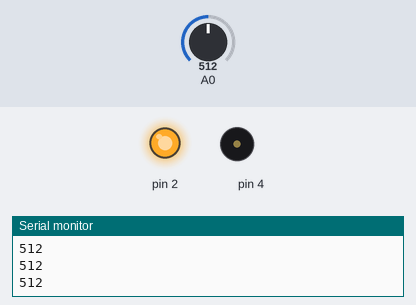
Bench run of a sketch on a simulated Arduino Uno, built with avr-gcc and run on an emulated ATmega328P. On the bench: output pins drawn as LEDs (lit = HIGH), buzzer (waves = sounding), the last lines printed to the serial monitor. The inputs (shaded band) are chosen by the test bench; at power-on: A0 = 512.

Above: at 1.2 s.
1.3 s: A0 set to 585
2.8 s: A0 set to 615
At 3.1 s:
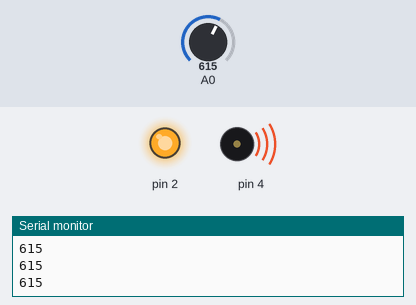
4.3 s: A0 set to 390
At 5.4 s:
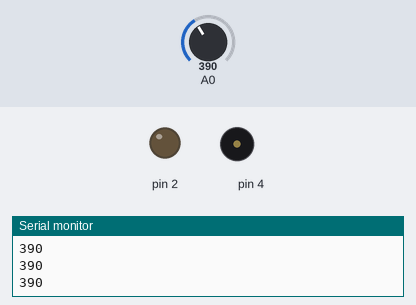
5.9 s: A0 set to 417
At 6.7 s:
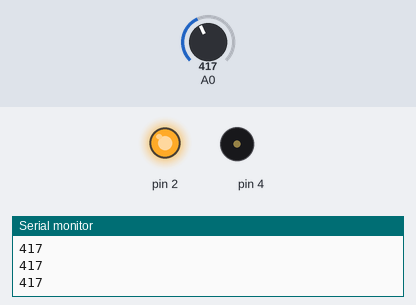
7.4 s: A0 set to 306
At 8.0 s:
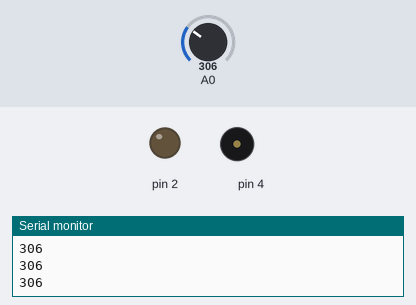
Timing chart, 0 to 9.9 s (numbered marks = the images above; inputs shaded):
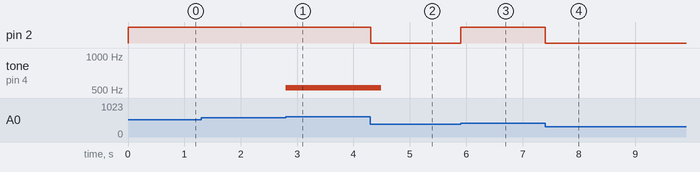

Measured:
- the behaviour switches between 599 and 600 on A0 (found by bisection; images 0 and 1)
- the behaviour switches between 399 and 400 on A0 (found by bisection; images 2 and 3)
- after the input at 2.8 s, tone on pin 4: silent → 523 Hz at once
- after the input at 4.3 s, pin 2: HIGH → LOW at once; tone on pin 4: 523 Hz → silent after 0.19 s
- after the input at 5.9 s, pin 2: LOW → HIGH at once
- after the input at 7.4 s, pin 2: HIGH → LOW at once

The sketch:

gas_sensor_1.ino
```cpp
// Gas sensor
// Abhinav tripathi

int gassensor = 0;
void setup(){
  pinMode(A0, INPUT);
  Serial.begin(9600);
  pinMode(2, OUTPUT);
  pinMode(4, OUTPUT);
  pinMode(4, OUTPUT);
}
void loop(){
  gassensor = analogRead(A0);
  Serial.println(gassensor);
  if (gassensor >= 400){
    digitalWrite(2, HIGH);
  }
  else {
    digitalWrite(2, LOW);
  }
  if (gassensor >= 600) {
    tone(4, 523, 200);
  }
  else {
    digitalWrite(4, LOW);
  }
  delay(10);
}
```
